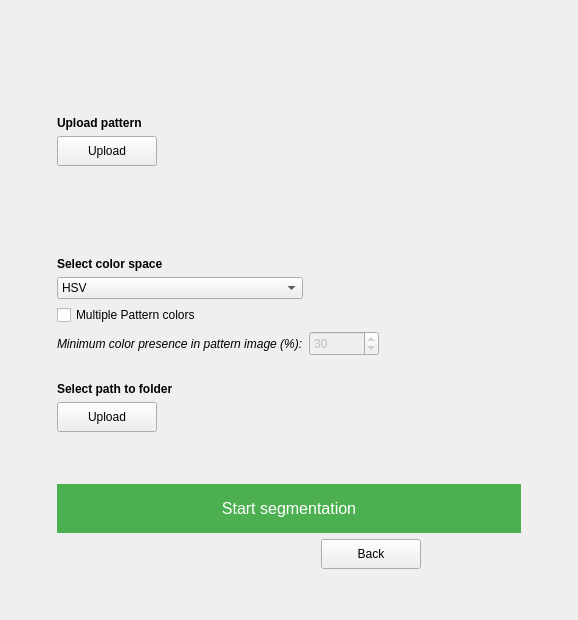
     <widget class="QWidget" name="imgSegmentation">
      <layout class="QGridLayout" name="gridLayout_5">
       <item row="14" column="1" colspan="2" alignment="Qt::AlignLeft">
        <widget class="QLabel" name="selectPathLabel">
         <property name="styleSheet">
          <string notr="true">font-weight: bold;</string>
         </property>
         <property name="text">
          <string>Select path to folder</string>
         </property>
        </widget>
       </item>
       <item row="9" column="1">
        <widget class="QComboBox" name="colorSpaceComboBox">
         <item>
          <property name="text">
           <string>HSV</string>
          </property>
         </item>
         <item>
          <property name="text">
           <string>RGB</string>
          </property>
         </item>
         <item>
          <property name="text">
           <string>GRAYSCALE</string>
          </property>
         </item>
        </widget>
       </item>
       <item row="12" column="1" alignment="Qt::AlignLeft">
        <widget class="QLabel" name="label_6">
         <property name="styleSheet">
          <string notr="true">font-style: italic;</string>
         </property>
         <property name="text">
          <string>Minimum color presence in pattern image (%):</string>
         </property>
        </widget>
       </item>
       <item row="14" column="0" rowspan="7">
        <spacer name="horizontalSpacer_7">
         <property name="orientation">
          <enum>Qt::Horizontal</enum>
         </property>
         <property name="sizeHint" stdset="0">
          <size>
           <width>40</width>
           <height>20</height>
          </size>
         </property>
        </spacer>
       </item>
       <item row="20" column="4">
        <widget class="QPushButton" name="backButton_3">
         <property name="sizePolicy">
          <sizepolicy hsizetype="Fixed" vsizetype="Fixed">
           <horstretch>0</horstretch>
           <verstretch>0</verstretch>
          </sizepolicy>
         </property>
         <property name="minimumSize">
          <size>
           <width>100</width>
           <height>30</height>
          </size>
         </property>
         <property name="maximumSize">
          <size>
           <width>100</width>
           <height>30</height>
          </size>
         </property>
         <property name="text">
          <string>Back</string>
         </property>
        </widget>
       </item>
       <item row="15" column="1" alignment="Qt::AlignLeft|Qt::AlignTop">
        <widget class="QPushButton" name="pathToFolder">
         <property name="sizePolicy">
          <sizepolicy hsizetype="Fixed" vsizetype="Fixed">
           <horstretch>0</horstretch>
           <verstretch>0</verstretch>
          </sizepolicy>
         </property>
         <property name="minimumSize">
          <size>
           <width>100</width>
           <height>30</height>
          </size>
         </property>
         <property name="maximumSize">
          <size>
           <width>100</width>
           <height>30</height>
          </size>
         </property>
         <property name="text">
          <string>Upload</string>
         </property>
        </widget>
       </item>
       <item row="1" column="4" rowspan="3">
        <widget class="QLabel" name="histogram">
         <property name="sizePolicy">
          <sizepolicy hsizetype="Fixed" vsizetype="Fixed">
           <horstretch>0</horstretch>
           <verstretch>0</verstretch>
          </sizepolicy>
         </property>
         <property name="minimumSize">
          <size>
           <width>200</width>
           <height>200</height>
          </size>
         </property>
         <property name="maximumSize">
          <size>
           <width>100</width>
           <height>100</height>
          </size>
         </property>
         <property name="text">
          <string/>
         </property>
        </widget>
       </item>
       <item row="16" column="1" colspan="4" alignment="Qt::AlignHCenter">
        <widget class="QLabel" name="uploadStatus2">
         <property name="text">
          <string/>
         </property>
        </widget>
       </item>
       <item row="0" column="0" colspan="6">
        <spacer name="verticalSpacer_8">
         <property name="orientation">
          <enum>Qt::Vertical</enum>
         </property>
         <property name="sizeHint" stdset="0">
          <size>
           <width>20</width>
           <height>40</height>
          </size>
         </property>
        </spacer>
       </item>
       <item row="10" column="1">
        <widget class="QCheckBox" name="multipleColorsCheckbox">
         <property name="text">
          <string>Multiple Pattern colors</string>
         </property>
        </widget>
       </item>
       <item row="19" column="1" colspan="4">
        <widget class="QPushButton" name="startSegmentation">
         <property name="styleSheet">
          <string notr="true">  background-color: #4CAF50; /* Green */
  border: none;
  color: white;
  padding: 15px 32px;
  text-align: center;
  text-decoration: none;
  display: inline-block;
  font-size: 16px;</string>
         </property>
         <property name="text">
          <string>Start segmentation</string>
         </property>
        </widget>
       </item>
       <item row="17" column="1" colspan="4" alignment="Qt::AlignHCenter">
        <widget class="QLabel" name="pathToFolderLabel">
         <property name="text">
          <string/>
         </property>
        </widget>
       </item>
       <item row="13" column="1">
        <widget class="QLabel" name="label_5">
         <property name="text">
          <string/>
         </property>
        </widget>
       </item>
       <item row="21" column="1" colspan="4">
        <spacer name="verticalSpacer_7">
         <property name="orientation">
          <enum>Qt::Vertical</enum>
         </property>
         <property name="sizeHint" stdset="0">
          <size>
           <width>20</width>
           <height>40</height>
          </size>
         </property>
        </spacer>
       </item>
       <item row="1" column="1" colspan="2" alignment="Qt::AlignLeft|Qt::AlignBottom">
        <widget class="QLabel" name="uploadSnapshotLabel">
         <property name="styleSheet">
          <string notr="true">font-weight: bold;</string>
         </property>
         <property name="text">
          <string>Upload pattern</string>
         </property>
        </widget>
       </item>
       <item row="2" column="1">
        <widget class="QPushButton" name="uploadSnapshot">
         <property name="sizePolicy">
          <sizepolicy hsizetype="Fixed" vsizetype="Fixed">
           <horstretch>0</horstretch>
           <verstretch>0</verstretch>
          </sizepolicy>
         </property>
         <property name="minimumSize">
          <size>
           <width>100</width>
           <height>30</height>
          </size>
         </property>
         <property name="maximumSize">
          <size>
           <width>100</width>
           <height>30</height>
          </size>
         </property>
         <property name="text">
          <string>Upload</string>
         </property>
        </widget>
       </item>
       <item row="6" column="1">
        <widget class="QLabel" name="comboBoxLabel">
         <property name="styleSheet">
          <string notr="true">font-weight: bold;</string>
         </property>
         <property name="text">
          <string>Select color space</string>
         </property>
        </widget>
       </item>
       <item row="17" column="5" rowspan="3">
        <spacer name="horizontalSpacer_8">
         <property name="orientation">
          <enum>Qt::Horizontal</enum>
         </property>
         <property name="sizeHint" stdset="0">
          <size>
           <width>40</width>
           <height>20</height>
          </size>
         </property>
        </spacer>
       </item>
       <item row="12" column="2" colspan="3" alignment="Qt::AlignLeft">
        <widget class="QSpinBox" name="histogramColorTolerance">
         <property name="enabled">
          <bool>false</bool>
         </property>
         <property name="sizePolicy">
          <sizepolicy hsizetype="Fixed" vsizetype="Fixed">
           <horstretch>0</horstretch>
           <verstretch>0</verstretch>
          </sizepolicy>
         </property>
         <property name="minimumSize">
          <size>
           <width>70</width>
           <height>25</height>
          </size>
         </property>
         <property name="maximumSize">
          <size>
           <width>70</width>
           <height>25</height>
          </size>
         </property>
         <property name="readOnly">
          <bool>false</bool>
         </property>
         <property name="maximum">
          <number>100</number>
         </property>
         <property name="value">
          <number>30</number>
         </property>
        </widget>
       </item>
      </layout>
     </widget>
